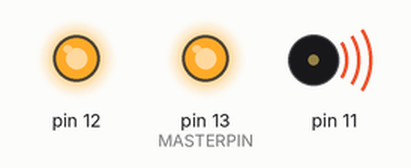
The sketch below on a simulated Arduino Uno, built with avr-gcc and run on an emulated ATmega328P. Parts: output pins drawn as LEDs (lit = HIGH), buzzer (waves = sounding). What the sketch prints to the serial monitor is not drawn.

Above: at 0.1 s.
At 1.1 s:
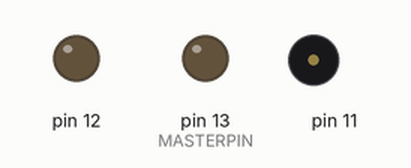
Timing chart, 0 to 2.6 s (numbered marks = the images above):
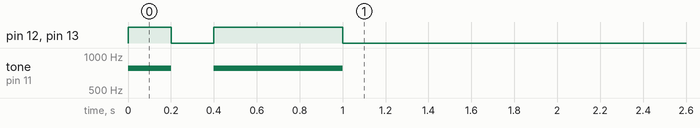

The sketch:

notifier_morse_code.ino
```cpp
// (licence header left out)
/*
    The time in ms for a single morse code UNIT.
*/

const int UNIT = 200;

/*
    Mapping of chars to international morse code
*/

const int CODES[26][4] = {
    {1, 3, 0, 0}, // A .-
    {3, 1, 1, 1}, // B -...
    {3, 1, 3, 1}, // C -.-.
    {3, 1, 1, 0}, // D -..
    {1, 0, 0, 0}, // E .
    {1, 1, 3, 1}, // F ..-.
    {3, 3, 1, 0}, // G --.
    {1, 1, 1, 1}, // H ....
    {1, 1, 0, 0}, // I ..
    {1, 3, 3, 3}, // J .---
    {2, 1, 3, 0}, // K -.-
    {1, 3, 1, 1}, // L .-..
    {3, 3, 0, 0}, // M --
    {3, 1, 0, 0}, // N -.
    {3, 3, 3, 0}, // O ---
    {1, 3, 3, 1}, // P .--.
    {3, 3, 1, 3}, // Q --.-
    {1, 3, 1, 0}, // R .-.
    {1, 1, 1, 0}, // S ...
    {3, 0, 0, 0}, // T -
    {1, 1, 3, 0}, // U ..-
    {1, 1, 1, 3}, // V ...-
    {1, 3, 3, 0}, // W .--
    {3, 1, 1, 3}, // X -..-
    {3, 1, 3, 3}, // Y -.--
    {3, 3, 1, 1}  // Z --..
};

/*
    The master pin to use for sending dots and dashes.
    We use PIN 13's a LED on the board to make it easy to test.
    All other pins are a negative offset from this one.
*/

const int MASTERPIN = 13;

/*
    Set the LED pins to use for morse code output.
*/

void pins() {
    pinMode(MASTERPIN, OUTPUT);
    pinMode(MASTERPIN - 1, OUTPUT);
    pinMode(MASTERPIN - 2, OUTPUT);
}

/*
    Words
*/

void on() {
    digitalWrite(MASTERPIN, HIGH);
    digitalWrite(MASTERPIN - 1, HIGH);
    tone(MASTERPIN - 2, 780);
}

/*
    Words
*/

void off() {
    digitalWrite(MASTERPIN, LOW);
    digitalWrite(MASTERPIN - 1, LOW);
    noTone(MASTERPIN - 2);
}

/*
    Takes the given "message" and passes it char-by-char to the "morse()" function.
*/

void toMorse(char *message, int length) {
    for (int i = 0; i < length; i++) {
        morse(message[i]);
    }
}

/*
  Takes the given ASCII code and converts it to international morse code
  output by setting the given pin to HIGH and LOW accordingly.
*/

void morse(int letter) {

    /*
        Send the letter code we just got to the serial port for debugging.
    */

    Serial.println(letter);

    /*
        Create a variable to hold the index position.
    */

    int pos = -1;

    /*
        Convert the ASCII code to the "codes" array indexing.
    */

    if (letter >= 97 && letter <= 122) {

        /*
            The letter is lowercase.
        */

        pos = letter - 97;

    } else if (letter >= 65 && letter <= 90) {

        /*
            The letter is uppercase.
        */

        pos = letter - 65;
    }

    /*
        Work out what we need to do.
    */

    if (letter == 32) {

        /*
            If the letter is a space we need to wait 7 units.
            The gap between the letters is 3 (we have this already from the last letter), plus the missing
            space between words (4) gives us a total of 7. So here we only have to wait 4 units.
        */

        delay(UNIT * 4);

    } else if (pos >= 0 && pos < 26) {

        /*
            If the value of "pos" is within the array index we have a letter.
        */

        for (int i = 0; i < 4; i++) {

            /*
                As each morse code is a max of 4 units we can simply
                loop over them to see if we need to do anything.
            */

            if (CODES[pos][i] > 0) {

                /*
                    If the index code is greater than 0 then we activate the pin.
                    How long the pin is active for is the UNIT * the index value.

                    dot = 1 unit
                    dash = 3 units
                    spaces between the parts of the same letter = 1 unit
                */

                on();
                delay(UNIT * CODES[pos][i]);
                off();
                delay(UNIT);
            }
        }

        /*
            The gap between letters of the same word is 3 units.
            As we already waited for 1 unit above we only have to wait 2 units here.
        */

        delay(UNIT * 2);
    }
}

/*
    Standard setup function.
*/

void setup() {

    /*
        Setup the pins to use for morse code output.
    */

    pins();

    /*
        Listen for incoming data on the serial port.
    */

    Serial.begin(9600);

    /*
        Create a message to use in the sent alert once the setup is complete.
    */

    char message[] = "A";

    /*
        Send the message to announce that the setup is complete.
    */

    toMorse(message, sizeof(message) / sizeof(char) - 1);
}

/*
    Standard loop function.
*/

void loop() {

    if (Serial.available() > 0) {

        /*
            If there is data available on the serial port read the first byte.
        */

        int incomingByte = Serial.read();

        /*
            Output byte we just read as morse code.
        */

        morse(incomingByte);
    }
}
```
